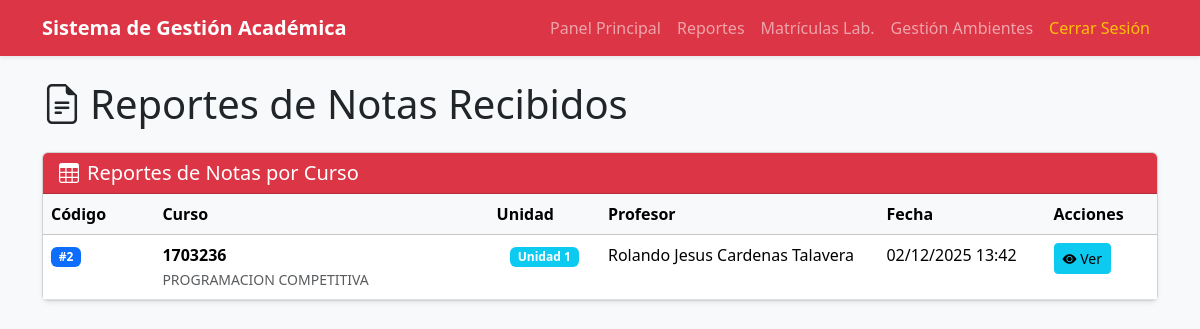
/secretaria/reportes/ (signed in), run on the app's committed database.
### app/models/evaluacion/models.py (models this page shows, shortened)
class ReporteNotas(models.Model):
    ESTADO_CHOICES = [
        ('PENDIENTE', 'Pendiente de Revisión'),
        ('REVISADO', 'Revisado'),
        ('APROBADO', 'Aprobado'),
        ('RECHAZADO', 'Rechazado'),
    ]
    curso = models.ForeignKey(
        Curso,
        on_delete=models.CASCADE,
        related_name='reportes_notas'
    )
    unidad = models.IntegerField(
        choices=Nota.UNIDAD_CHOICES,
        help_text="Unidad académica del reporte"
    )
    profesor = models.ForeignKey(
        'usuario.Profesor',
        on_delete=models.CASCADE,
        related_name='reportes_enviados'
    )
    fecha_generacion = models.DateTimeField(auto_now_add=True)
    observaciones = models.TextField(
        blank=True,
        null=True,
        help_text="Observaciones del profesor"
    )
    promedio_parcial = models.DecimalField(max_digits=5, decimal_places=2, null=True)
    nota_maxima_parcial = models.DecimalField(max_digits=5, decimal_places=2, null=True)
    nota_minima_parcial = models.DecimalField(max_digits=5, decimal_places=2, null=True)
    aprobados_parcial = models.IntegerField(default=0)
    desaprobados_parcial = models.IntegerField(default=0)
    promedio_continua = models.DecimalField(max_digits=5, decimal_places=2, null=True)
    nota_maxima_continua = models.DecimalField(max_digits=5, decimal_places=2, null=True)
    nota_minima_continua = models.DecimalField(max_digits=5, decimal_places=2, null=True)
    aprobados_continua = models.IntegerField(default=0)
    desaprobados_continua = models.IntegerField(default=0)
    examen_nota_mayor = models.FileField(
        upload_to='reportes/examenes/',
        blank=True,
        null=True,
        help_text="Examen del estudiante con mayor nota"
    )
    examen_nota_menor = models.FileField(
        upload_to='reportes/examenes/',
        blank=True,
        null=True,
        help_text="Examen del estudiante con menor nota"
    )
    examen_nota_promedio = models.FileField(
        upload_to='reportes/examenes/',
        blank=True,
        null=True,
        help_text="Examen del estudiante con nota promedio"
    )
    estudiante_nota_mayor = models.ForeignKey(
        'usuario.Estudiante',
        on_delete=models.SET_NULL,
        null=True,
        related_name='reportes_nota_mayor'
    )
    estudiante_nota_menor = models.ForeignKey(
        'usuario.Estudiante',
        on_delete=models.SET_NULL,
        null=True,
        related_name='reportes_nota_menor'
    )
    estudiante_nota_promedio = models.ForeignKey(
        'usuario.Estudiante',
        on_delete=models.SET_NULL,
        null=True,
        related_name='reportes_nota_promedio'
    )
    estado = models.CharField(
        max_length=20,
        choices=ESTADO_CHOICES,
        default='PENDIENTE'
    )
    fecha_revision = models.DateTimeField(null=True, blank=True)
    revisado_por = models.ForeignKey(
        'usuario.Usuario',
        on_delete=models.SET_NULL,
        null=True,
        blank=True,
        related_name='reportes_revisados'
    )
    class Meta:
        db_table = 'reporte_notas'
        verbose_name = 'Reporte de Notas'
        verbose_name_plural = 'Reportes de Notas'
        ordering = ['-fecha_generacion']

### app/models/curso/models.py (models this page shows, shortened)
class Curso(models.Model):
    codigo = models.CharField(max_length=20, unique=True, primary_key=True)
    nombre = models.CharField(max_length=200)
    descripcion = models.TextField(blank=True, null=True)
    creditos = models.IntegerField(default=3)
    horas_teoria = models.IntegerField(default=2)
    horas_practica = models.IntegerField(default=2)
    horas_laboratorio = models.IntegerField(default=0)
    semestre_recomendado = models.IntegerField(default=1)
    escuela = models.ForeignKey(
        Escuela,
        on_delete=models.PROTECT,
        related_name='cursos'
    )
    prerequisitos = models.ManyToManyField(
        'self',
        symmetrical=False,
        related_name='cursos_siguientes',
        blank=True
    )
    fecha_creacion = models.DateTimeField(auto_now_add=True)
    fecha_actualizacion = models.DateTimeField(auto_now=True)
    is_active = models.BooleanField(default=True)
    tiene_grupo_b = models.BooleanField(
        default=False,
        help_text='Si el curso tiene dos grupos (A y B)'
    )
    class Meta:
        db_table = 'curso'
        verbose_name = 'Curso'
        verbose_name_plural = 'Cursos'
        ordering = ['codigo']

### app/models/usuario/models.py (models this page shows, shortened)
class Profesor(models.Model):
    usuario = models.OneToOneField(
        Usuario,
        on_delete=models.CASCADE,
        primary_key=True,
        related_name='profesor'
    )
    tipo_profesor = models.ForeignKey(
        TipoProfesor,
        on_delete=models.PROTECT,
        related_name='profesores'
    )
    escuela = models.ForeignKey(
        Escuela,
        on_delete=models.PROTECT,
        related_name='profesores',
        null=True,
        blank=True
    )
    especialidad = models.CharField(max_length=200, blank=True, null=True)
    grado_academico = models.CharField(max_length=100, blank=True, null=True)
    cv_url = models.URLField(blank=True, null=True)
    class Meta:
        db_table = 'profesor'
        verbose_name = 'Profesor'
        verbose_name_plural = 'Profesores'

class Usuario(AbstractBaseUser, PermissionsMixin):
    codigo = models.CharField(max_length=20, unique=True, primary_key=True)
    nombres = models.CharField(max_length=100)
    apellidos = models.CharField(max_length=100)
    email = models.EmailField(unique=True, validators=[EmailValidator()])
    telefono = models.CharField(max_length=20, blank=True, null=True)
    dni = models.CharField(
        max_length=8,
        unique=True,
        validators=[RegexValidator(regex=r'^\d{8}$', message='DNI debe tener 8 dígitos')]
    )
    tipo_usuario = models.ForeignKey(
        TipoUsuario,
        on_delete=models.PROTECT,
        related_name='usuarios'
    )
    estado_cuenta = models.ForeignKey(
        EstadoCuenta,
        on_delete=models.PROTECT,
        related_name='usuarios',
        default='ACTIVO'
    )
    permisos_usuario = models.ManyToManyField(
        Permiso,
        related_name='usuarios',
        blank=True
    )
    fecha_registro = models.DateTimeField(auto_now_add=True)
    fecha_actualizacion = models.DateTimeField(auto_now=True)
    ultimo_acceso = models.DateTimeField(null=True, blank=True)
    direccion_ip_ultimo_acceso = models.GenericIPAddressField(null=True, blank=True)
    is_active = models.BooleanField(default=True)
    is_staff = models.BooleanField(default=False)
    is_superuser = models.BooleanField(default=False)
    objects = UsuarioManager()
    USERNAME_FIELD = 'email'
    REQUIRED_FIELDS = ['codigo', 'nombres', 'apellidos', 'dni']
    class Meta:
        db_table = 'usuario'
        verbose_name = 'Usuario'
        verbose_name_plural = 'Usuarios'
        ordering = ['apellidos', 'nombres']

### app/models/usuario/views.py (the view)
# urls.py: path('secretaria/reportes/', views.secretaria_reportes, name='secretaria_reportes'),
@never_cache
@login_required
def secretaria_reportes(request):
    from app.models.evaluacion.models import ReporteNotas
    reportes = ReporteNotas.objects.all().select_related(
        'curso',
        'profesor__usuario',
        'estudiante_nota_mayor__usuario',
        'estudiante_nota_menor__usuario',
        'estudiante_nota_promedio__usuario'
    ).order_by('-fecha_generacion')
    context = {
        'usuario': request.user,
        'reportes': reportes
    }
    return render(request, 'secretaria/reportes.html', context)

### Templates/secretaria/reportes.html (shortened to what this page needs)
<!doctype html>
<html lang="es">
<head>
    <link href="https://cdn.jsdelivr.net/npm/bootstrap@5.3.2/dist/css/bootstrap.min.css" rel="stylesheet">
    <link rel="stylesheet" href="https://cdn.jsdelivr.net/npm/bootstrap-icons@1.11.1/font/bootstrap-icons.css">
</head>
<body class="bg-light">
            <nav class="navbar navbar-expand-lg navbar-dark bg-danger shadow-sm">
        <div class="container">
            <a class="navbar-brand fw-bold" href="{% url 'secretaria_dashboard' %}">Sistema de Gestión Académica</a>
            <div class="collapse navbar-collapse">
                <ul class="navbar-nav ms-auto">
                    <li class="nav-item"><a class="nav-link" href="{% url 'secretaria_dashboard' %}">Panel Principal</a></li>
                    <li class="nav-item"><a class="nav-link" href="{% url 'secretaria_reportes' %}">Reportes</a></li>
                    <li class="nav-item"><a class="nav-link" href="{% url 'secretaria_matriculas_lab' %}">Matrículas Lab.</a></li>
                    <li class="nav-item"><a class="nav-link" href="{% url 'secretaria_horario_ambiente' %}">Gestión Ambientes</a></li>
                    <li class="nav-item"><a class="nav-link text-warning" href="{% url 'logout' %}">Cerrar Sesión</a></li>
                </ul>
            </div>
        </div>
    </nav>
        <main class="container mt-4 mb-5">
        <h1 class="mb-4"><i class="bi bi-file-earmark-text me-2"></i>Reportes de Notas Recibidos</h1>
        <div class="card shadow-sm">
            <div class="card-header bg-danger text-white">
                <h5 class="mb-0"><i class="bi bi-table me-2"></i>Reportes de Notas por Curso</h5>
            </div>
            <div class="table-responsive">
                <table class="table table-hover mb-0">
                    <thead class="table-light">
                        <tr>
                            <th style="width: 10%">Código</th>
                            <th style="width: 30%">Curso</th>
                            <th style="width: 10%">Unidad</th>
                            <th style="width: 25%">Profesor</th>
                            <th style="width: 15%">Fecha</th>
                            <th style="width: 10%">Acciones</th>
                        </tr>
                    </thead>
                    <tbody>
                        {% for reporte in reportes %}
                        <tr>
                            <td><span class="badge bg-primary">#{{ reporte.id }}</span></td>
                            <td>
                                <strong>{{ reporte.curso.codigo }}</strong><br>
                                <small class="text-muted">{{ reporte.curso.nombre }}</small>
                            </td>
                            <td class="text-center">
                                <span class="badge bg-info">Unidad {{ reporte.unidad }}</span>
                            </td>
                            <td>{{ reporte.profesor.usuario.nombres }} {{ reporte.profesor.usuario.apellidos }}</td>
                            <td>{{ reporte.fecha_generacion|date:"d/m/Y H:i" }}</td>
                            <td>
                                <a href="{% url 'ver_reporte_secretaria' reporte.id %}" class="btn btn-sm btn-info" title="Ver Reporte">
                                    <i class="bi bi-eye-fill"></i> Ver
                                </a>
                            </td>
                        </tr>
                        {% endfor %}
                    </tbody>
                </table>
            </div>
        </div>
    </main>
</body>
</html>

### data on the page
ReporteNotas: id "2", curso.codigo "1703236", curso.nombre "PROGRAMACION COMPETITIVA", unidad "1", profesor.usuario.nombres "Rolando Jesus", profesor.usuario.apellidos "Cardenas Talavera", fecha_generacion "02/12/2025 13:42"
